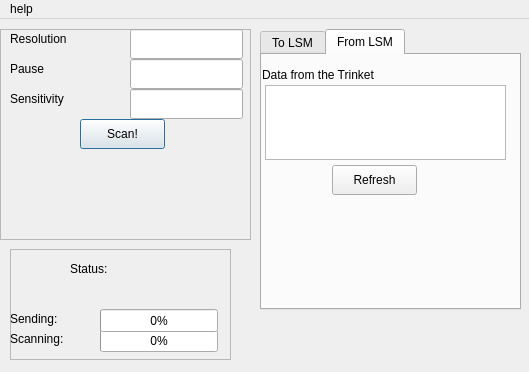
<?xml version="1.0" encoding="UTF-8"?>
<ui version="4.0">
 <class>MainWindow</class>
 <widget class="QMainWindow" name="MainWindow">
  <property name="geometry">
   <rect>
    <x>0</x>
    <y>0</y>
    <width>529</width>
    <height>372</height>
   </rect>
  </property>
  <property name="windowTitle">
   <string>LSM tool 2.0.1</string>
  </property>
  <widget class="QWidget" name="centralwidget">
   <widget class="QFrame" name="frame">
    <property name="geometry">
     <rect>
      <x>0</x>
      <y>10</y>
      <width>251</width>
      <height>211</height>
     </rect>
    </property>
    <property name="frameShape">
     <enum>QFrame::StyledPanel</enum>
    </property>
    <property name="frameShadow">
     <enum>QFrame::Raised</enum>
    </property>
    <widget class="QLineEdit" name="res">
     <property name="geometry">
      <rect>
       <x>130</x>
       <y>0</y>
       <width>113</width>
       <height>30</height>
      </rect>
     </property>
    </widget>
    <widget class="QLineEdit" name="time">
     <property name="geometry">
      <rect>
       <x>130</x>
       <y>30</y>
       <width>113</width>
       <height>30</height>
      </rect>
     </property>
    </widget>
    <widget class="QLineEdit" name="sense">
     <property name="geometry">
      <rect>
       <x>130</x>
       <y>60</y>
       <width>113</width>
       <height>30</height>
      </rect>
     </property>
    </widget>
    <widget class="QLabel" name="label_2">
     <property name="geometry">
      <rect>
       <x>10</x>
       <y>0</y>
       <width>111</width>
       <height>20</height>
      </rect>
     </property>
     <property name="text">
      <string>Resolution</string>
     </property>
    </widget>
    <widget class="QLabel" name="label_3">
     <property name="geometry">
      <rect>
       <x>10</x>
       <y>30</y>
       <width>121</width>
       <height>20</height>
      </rect>
     </property>
     <property name="text">
      <string>Pause</string>
     </property>
    </widget>
    <widget class="QLabel" name="label_4">
     <property name="geometry">
      <rect>
       <x>10</x>
       <y>60</y>
       <width>121</width>
       <height>20</height>
      </rect>
     </property>
     <property name="text">
      <string>Sensitivity</string>
     </property>
    </widget>
    <widget class="QPushButton" name="scan">
     <property name="geometry">
      <rect>
       <x>80</x>
       <y>90</y>
       <width>85</width>
       <height>30</height>
      </rect>
     </property>
     <property name="text">
      <string>Scan!</string>
     </property>
     <property name="checkable">
      <bool>false</bool>
     </property>
     <property name="checked">
      <bool>false</bool>
     </property>
     <property name="autoDefault">
      <bool>false</bool>
     </property>
     <property name="default">
      <bool>true</bool>
     </property>
     <property name="flat">
      <bool>false</bool>
     </property>
    </widget>
   </widget>
   <widget class="QFrame" name="frame_3">
    <property name="geometry">
     <rect>
      <x>10</x>
      <y>230</y>
      <width>221</width>
      <height>111</height>
     </rect>
    </property>
    <property name="frameShape">
     <enum>QFrame::StyledPanel</enum>
    </property>
    <property name="frameShadow">
     <enum>QFrame::Raised</enum>
    </property>
    <widget class="QProgressBar" name="scanbar">
     <property name="geometry">
      <rect>
       <x>90</x>
       <y>80</y>
       <width>118</width>
       <height>23</height>
      </rect>
     </property>
     <property name="value">
      <number>0</number>
     </property>
    </widget>
    <widget class="QProgressBar" name="sendbar">
     <property name="geometry">
      <rect>
       <x>90</x>
       <y>60</y>
       <width>118</width>
       <height>23</height>
      </rect>
     </property>
     <property name="value">
      <number>0</number>
     </property>
    </widget>
    <widget class="QLabel" name="label_5">
     <property name="geometry">
      <rect>
       <x>0</x>
       <y>80</y>
       <width>101</width>
       <height>20</height>
      </rect>
     </property>
     <property name="text">
      <string>Scanning:</string>
     </property>
    </widget>
    <widget class="QLabel" name="label">
     <property name="geometry">
      <rect>
       <x>0</x>
       <y>60</y>
       <width>91</width>
       <height>20</height>
      </rect>
     </property>
     <property name="text">
      <string>Sending:</string>
     </property>
    </widget>
    <widget class="QLabel" name="label_6">
     <property name="geometry">
      <rect>
       <x>60</x>
       <y>10</y>
       <width>57</width>
       <height>20</height>
      </rect>
     </property>
     <property name="text">
      <string>Status:</string>
     </property>
    </widget>
   </widget>
   <widget class="QTabWidget" name="tabWidget">
    <property name="geometry">
     <rect>
      <x>260</x>
      <y>10</y>
      <width>261</width>
      <height>281</height>
     </rect>
    </property>
    <property name="currentIndex">
     <number>1</number>
    </property>
    <widget class="QWidget" name="tab">
     <attribute name="title">
      <string>To LSM</string>
     </attribute>
     <widget class="QFrame" name="frame_2">
      <property name="geometry">
       <rect>
        <x>0</x>
        <y>0</y>
        <width>261</width>
        <height>241</height>
       </rect>
      </property>
      <property name="frameShape">
       <enum>QFrame::StyledPanel</enum>
      </property>
      <property name="frameShadow">
       <enum>QFrame::Raised</enum>
      </property>
      <widget class="QPushButton" name="send_cmd">
       <property name="geometry">
        <rect>
         <x>0</x>
         <y>200</y>
         <width>85</width>
         <height>30</height>
        </rect>
       </property>
       <property name="text">
        <string>Send!</string>
       </property>
      </widget>
      <widget class="QRadioButton" name="lon">
       <property name="geometry">
        <rect>
         <x>10</x>
         <y>60</y>
         <width>101</width>
         <height>25</height>
        </rect>
       </property>
       <property name="text">
        <string>Laser ON</string>
       </property>
      </widget>
      <widget class="QRadioButton" name="loff">
       <property name="geometry">
        <rect>
         <x>10</x>
         <y>90</y>
         <width>101</width>
         <height>25</height>
        </rect>
       </property>
       <property name="text">
        <string>Laser Off</string>
       </property>
      </widget>
      <widget class="QRadioButton" name="other">
       <property name="enabled">
        <bool>true</bool>
       </property>
       <property name="geometry">
        <rect>
         <x>10</x>
         <y>160</y>
         <width>101</width>
         <height>25</height>
        </rect>
       </property>
       <property name="autoFillBackground">
        <bool>false</bool>
       </property>
       <property name="text">
        <string>Other</string>
       </property>
       <property name="checked">
        <bool>true</bool>
       </property>
      </widget>
      <widget class="QLabel" name="label_9">
       <property name="geometry">
        <rect>
         <x>0</x>
         <y>0</y>
         <width>111</width>
         <height>20</height>
        </rect>
       </property>
       <property name="text">
        <string>Controls:</string>
       </property>
      </widget>
      <widget class="QLineEdit" name="other_cmd">
       <property name="geometry">
        <rect>
         <x>110</x>
         <y>160</y>
         <width>113</width>
         <height>30</height>
        </rect>
       </property>
      </widget>
     </widget>
    </widget>
    <widget class="QWidget" name="tab_2">
     <attribute name="title">
      <string>From LSM</string>
     </attribute>
     <widget class="QPushButton" name="pushButton">
      <property name="geometry">
       <rect>
        <x>70</x>
        <y>110</y>
        <width>85</width>
        <height>30</height>
       </rect>
      </property>
      <property name="text">
       <string>Refresh</string>
      </property>
     </widget>
     <widget class="QLabel" name="label_7">
      <property name="geometry">
       <rect>
        <x>0</x>
        <y>10</y>
        <width>231</width>
        <height>20</height>
       </rect>
      </property>
      <property name="text">
       <string>Data from the Trinket</string>
      </property>
     </widget>
     <widget class="QPlainTextEdit" name="Output">
      <property name="geometry">
       <rect>
        <x>3</x>
        <y>30</y>
        <width>241</width>
        <height>75</height>
       </rect>
      </property>
      <property name="readOnly">
       <bool>true</bool>
      </property>
     </widget>
    </widget>
   </widget>
  </widget>
  <widget class="QMenuBar" name="menubar">
   <property name="geometry">
    <rect>
     <x>0</x>
     <y>0</y>
     <width>529</width>
     <height>28</height>
    </rect>
   </property>
   <widget class="QMenu" name="menuHelp">
    <property name="title">
     <string>help</string>
    </property>
    <addaction name="actionAbout"/>
    <addaction name="actionQuick_Start"/>
   </widget>
   <addaction name="menuHelp"/>
  </widget>
  <action name="actionAbout">
   <property name="text">
    <string>About</string>
   </property>
  </action>
  <action name="actionDocs">
   <property name="text">
    <string>Docs</string>
   </property>
  </action>
  <action name="actionLoad_from_CSV">
   <property name="text">
    <string>Load from File</string>
   </property>
  </action>
  <action name="actionSave_to_CSV">
   <property name="text">
    <string>Save to File</string>
   </property>
  </action>
  <action name="actionQuick_Start">
   <property name="text">
    <string>Quick Start</string>
   </property>
  </action>
 </widget>
 <resources/>
 <connections/>
</ui>
